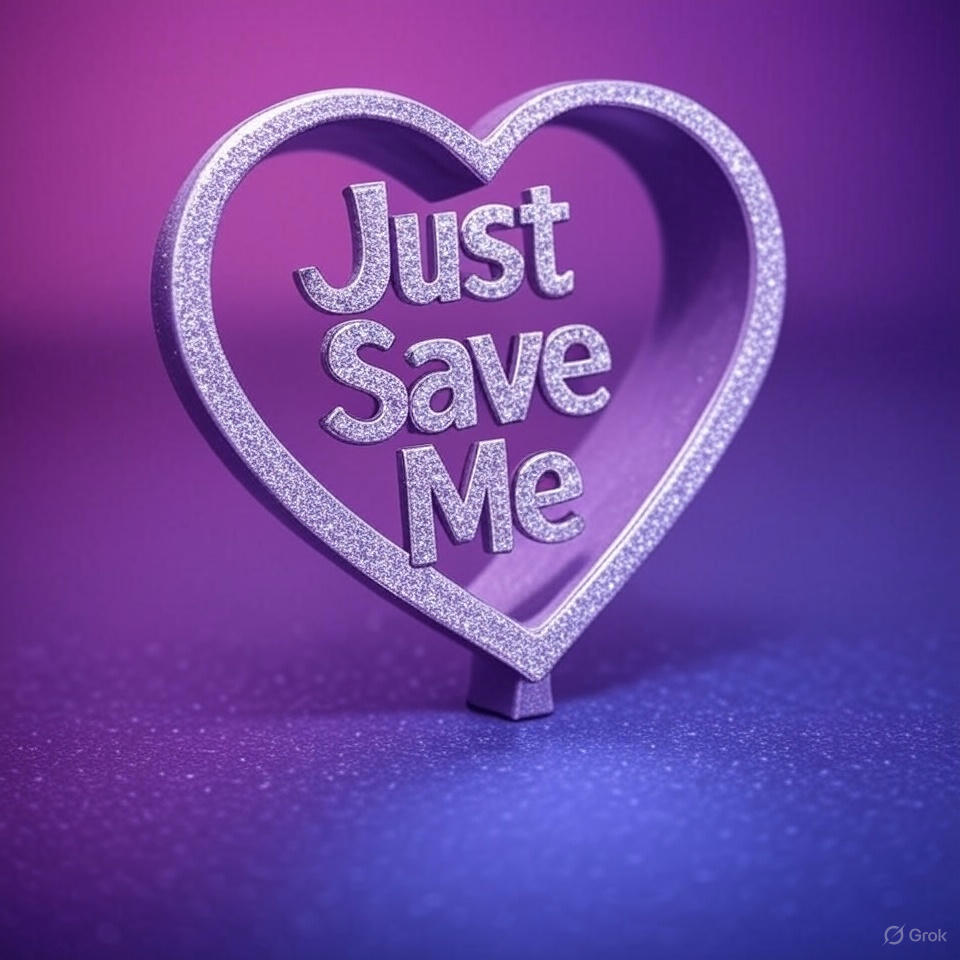
#> input picture g1.jpg, 960 x 960 px
$ python resize_imamge.py
#> lines starting #> are read from the running program, lines starting #| are printed output that depends on the picture
from PIL import Image
import os

# 先找1张图片
# 目的  调整图片大小。做 Chrome 插件的时候，需要用到图标。
def resize_image(input_name, out_name, out_width, out_height):
#> called with input_name = 'g1.jpg', out_name = 'icon16_active.png', out_width = 16, out_height = 16
    img = Image.open(input_name)
#> img is the input picture: PIL image 960x960 RGB; mean R, G, B 110.2, 68.2, 157.9
    out = img.resize((out_width, out_height))
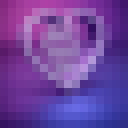
#> out: PIL image 16x16 RGB (shown 8 times larger); mean R, G, B 110.3, 68.2, 158.1
    out_path = os.path.join("./images", out_name)
    out.save(out_path)


# 插件激活状态的图标
input_image = "g1.jpg"  # "g1.jpg"  "g1.png"
for i in [16, 48, 128]:
    out_image = f"icon{i}_active.png"
    resize_image(input_image, out_image, i, i)

print("Done!")
